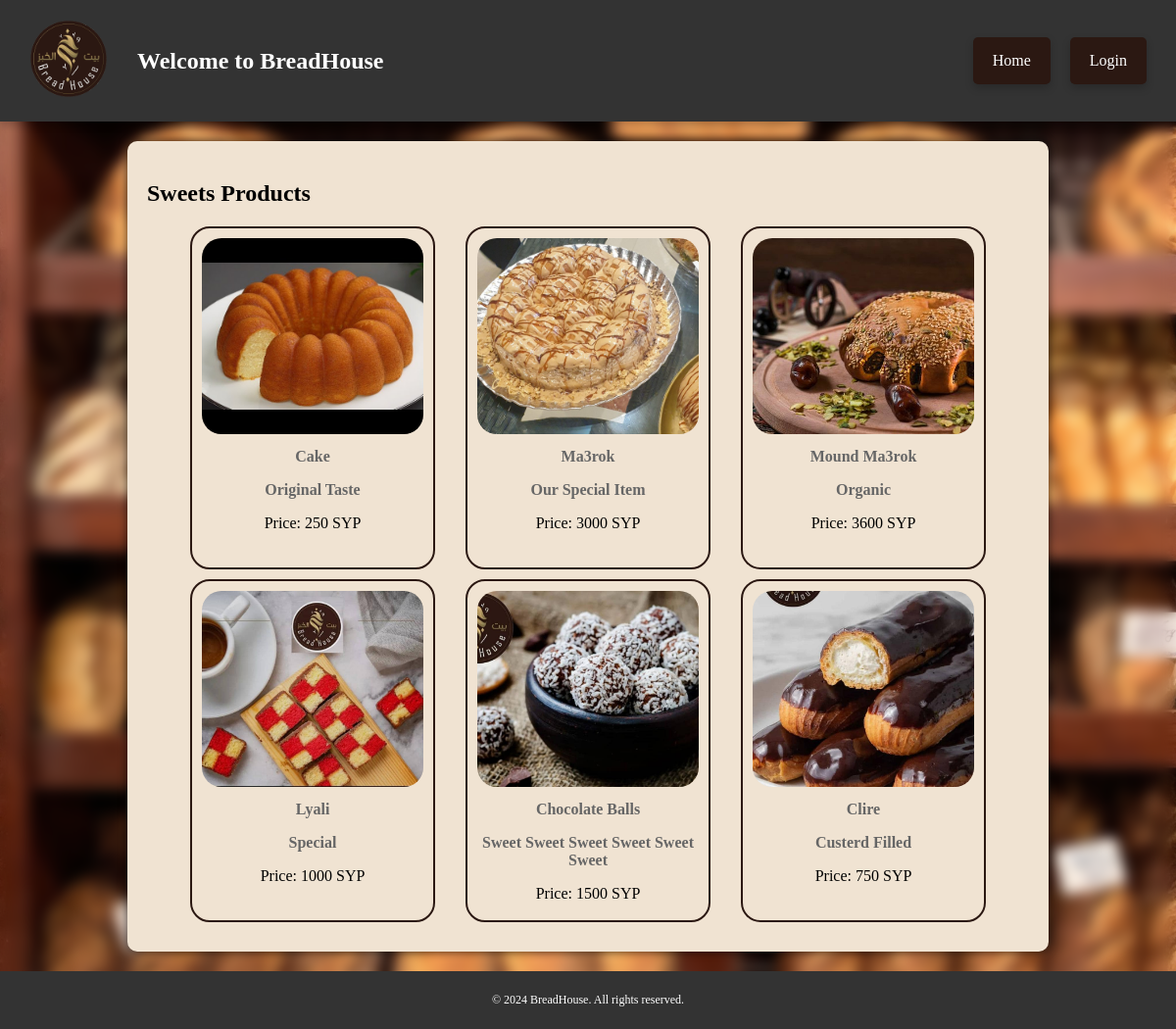
The app's page /category/2/ with its own data.
### Menue/models.py (models this page shows, shortened)
class Category(models.Model):
    parent_category = models.ForeignKey(
        'self',
        null=True,
        blank=True,
        on_delete=models.SET_NULL,
        related_name='subcategories'
    )
    name = models.CharField(max_length=100)
    description = models.CharField(max_length=100)
    image = models.ImageField(upload_to='category_images/', null=True, blank=True)

class Product(models.Model):
    category=models.ForeignKey(Category,on_delete=models.SET_NULL,null=True,)
    name = models.CharField(max_length=100)
    description = models.CharField(max_length=100)
    price=models.IntegerField()
    image = models.ImageField(upload_to='product_images/', null=True, blank=True)

### Menue/views/views.py (the view)
# urls.py: path('category/<int:category_id>/', views.category_items, name='category_items'),
def category_items(request, category_id):
    category = get_object_or_404(Category, pk=category_id)
    products = Product.objects.filter(category=category)
    return render(request, 'product/category_items.html', {'category': category, 'products': products})

### Menue/templates/product/category_items.html
{% extends 'base.html' %}
{% block content %}
{% load static %}
<link rel="stylesheet" href="{% static 'css/category-items-style.css' %}">
<h2 class="category-title">{{ category.name }} Products</h2>
<div class="products">
    {% for product in products %}
    <div class="product-item">
        <a href="{% url 'product_details' product_id=product.id %}">
            <img src="{{ product.image.url }}" alt="{{ product.name }} Image" class="product-image">
        </a>
        <p class="product-name"> {{ product.name }}</p>
        <p class="product-description"> {{ product.description }}</p>
        <p class="product-price">Price: {{ product.price }} SYP</p>
    </div>
    {% empty %}
    <p>No products available for this category.</p>
    {% endfor %}
</div>
{% endblock %}

### Menue/static/css/base-style.css (style rules this page uses)
.base-body { margin: 0; padding: 0; background-color: #f4f4f4; background-image: url('../../media/background/dashboard.jpg'); background-size: cover; background-attachment: fixed; position: relative; z-index: 0; font-family: Cambria, Cochin, Georgia, Times, 'Times New Roman', serif }
.base-body::before { content: ''; position: absolute; top: 0; left: 0; right: 0; bottom: 0; background: inherit; filter: blur(7px); z-index: -1; }

### Menue/static/css/category-items-style.css (style rules this page uses)
.products { text-align: center; }
.product-item { width: 250px; height: 350px; margin: 0 1.5%; display: inline-block; vertical-align: top; box-sizing: border-box; text-align: center; padding: 10px; border: 2px solid #2b1812; border-radius: 20px; margin-bottom: 10px; }
.product-image { width: 100%; height: 200px; max-width: 250px; object-fit: cover; border-radius: 20px; }
.product-name { font-weight: bold; color: #666; text-align: center; margin-top: 10px; }
.product-description { font-weight: bold; color: #666; text-align: center; margin-top: 5px; }
.product-price { margin-top: 5px; }

### records on screen
Category: name "Sweets"
Product: image (placeholder picture), name "Cake", description "Original Taste", price "250"
Product: image (picture), name "Ma3rok", description "Our Special Item", price "3000"
Product: image (picture), name "Mound Ma3rok", description "Organic", price "3600"
Product: image (picture), name "Lyali", description "Special", price "1000"
Product: image (picture), name "Chocolate Balls", description "Sweet Sweet Sweet Sweet Sweet Sweet", price "1500"
Product: image (picture), name "Clire", description "Custerd Filled", price "750"
